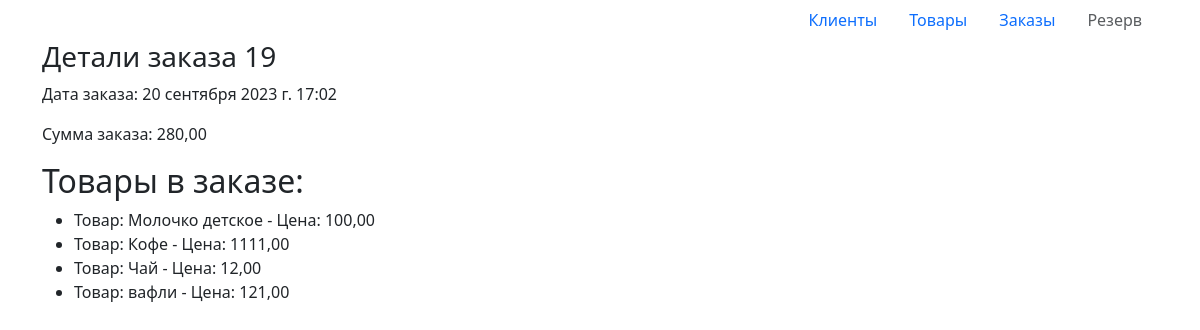
/orders/19/, run on an earlier commit of the app's database.
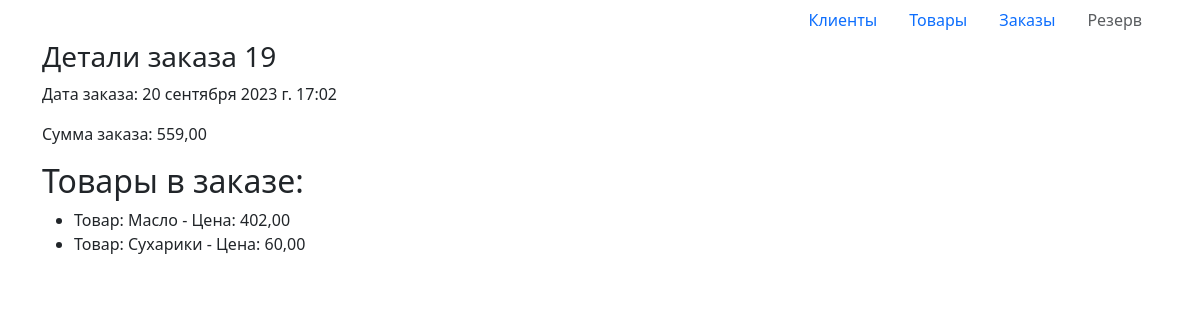
And on a later commit of the database.
### gb_hw/models.py (models this page shows, shortened)
class Order(models.Model):
    customer = models.ForeignKey(Customer, on_delete=models.SET_NULL, null=True)
    product = models.ManyToManyField(Product)
    total = models.DecimalField(max_digits=8, decimal_places=2)
    date_ordered = models.DateTimeField(auto_now_add=True)

class Product(models.Model):
    product_name = models.CharField(max_length=200, null=True)
    description = models.CharField(max_length=200, null=True)
    price = models.DecimalField(max_digits=8, decimal_places=2)
    count = models.IntegerField()
    date_added = models.DateTimeField(auto_now_add=True)
    image = models.ImageField(upload_to='products/', default="products/")

### gb_hw/views.py (the view)
# urls.py: path('orders/<int:order>/', OrderDetail.as_view(), name='orders'),
class OrderDetail(View):
    def get(self, request, order):
        orders = Order.objects.filter(pk=order)
        for i in orders:
            order_products = i.product.all()
            context = {
                'order': i,
                'order_products': order_products
            }
        return render(request, 'gb_hw/order_detail.html', context)

### gb_hw/templates/gb_hw/order_detail.html (shortened to what this page needs)
{% extends 'gb_hw/base.html' %}
{% block content %}
<div class="container">
   <h3>Детали заказа {{ order.id }}</h3>
    <p>Дата заказа: {{ order.date_ordered }}</p>
    <p>Сумма заказа: {{ order.total }}</p>
    <h2>Товары в заказе:</h2>
    <ul>
        {% for product in order_products %}
            <li> Товар: {{ product.product_name }} - Цена: {{ product.price }}</li>
        {% endfor %}
    </ul>
</div>
{% endblock %}

What changed in the data, as far as the page shows it:
no longer on this page (row unchanged): Product: product_name "Молочко детское", price "100,00"
no longer on this page (row unchanged): Product: product_name "Кофе", price "1111,00"
no longer on this page (row unchanged): Product: product_name "Чай", price "12,00"
no longer on this page (row edited): Product: product_name "вафли", price "121,00"
changed Order id 19: total "280,00" → "559,00"
now on this page (row unchanged): Product: product_name "Масло", price "402,00"
added Product: product_name "Сухарики", price "60,00"
